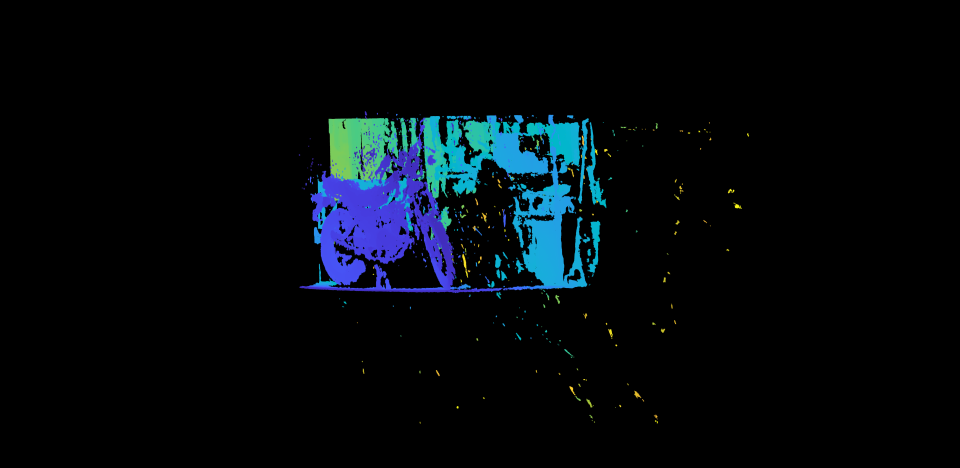
%> input picture CSM/reconstruct_3D.tif, 1920 x 936 px, given in place of im0.png, which was not available (shown at 1/2 size)
$ octave --eval "result = CoolFce('../CSM/reconstruct_3D.tif');"   (GNU Octave 9; MATLAB toolbox functions it lacks are replaced by stand-ins)
%> lines starting %> are read from the running program, lines starting %| are printed output that depends on the picture; pictures that were not available may be replaced by others from this repository, and a replacement may not be noted
function [Mapy] = CoolFce(path)
%> called with path = '../CSM/reconstruct_3D.tif'
%d=dir(path);
dispR = [64 256];
Mapy=cell(1,5);
for ind=1:5
    cesta1=[path,'\im',num2str(ind),'\im0.png'];
    cesta2=[path,'\im',num2str(ind),'\im1.png'];
    img1 = im2double(rgb2gray(imread(cesta1)));
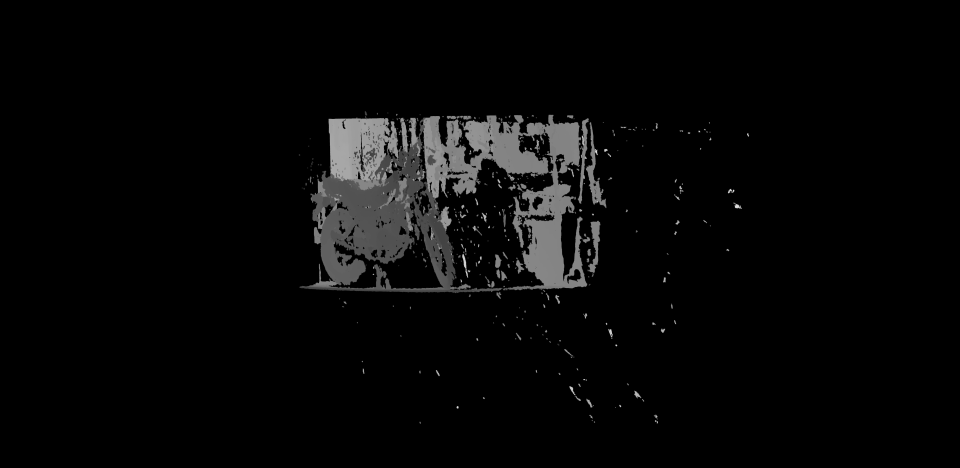
%> img1: size 936x1920 double (shown at 1/2 size); min 0, max 0.875, mean 0.0305
    img2 = im2double(rgb2gray(imread(cesta2)));
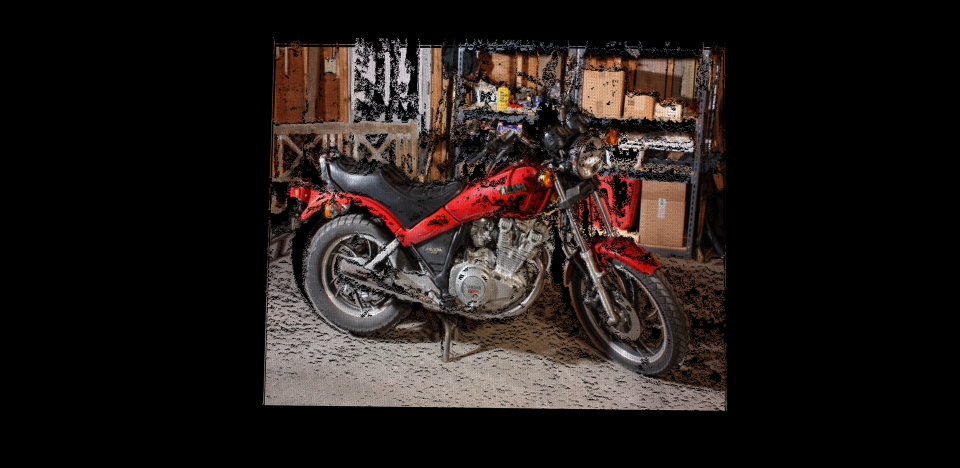
%> input picture CSM/reconstruct2_3D.tif, 1920 x 936 px, given in place of im1.png, which was not available (shown at 1/2 size)
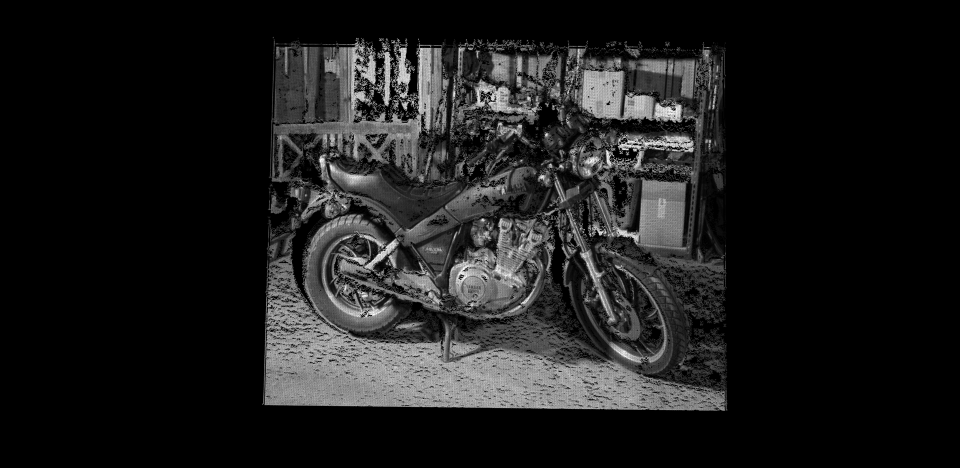
%> img2: size 936x1920 double (shown at 1/2 size); min 0, max 1, mean 0.114
%> (the run ends here)
